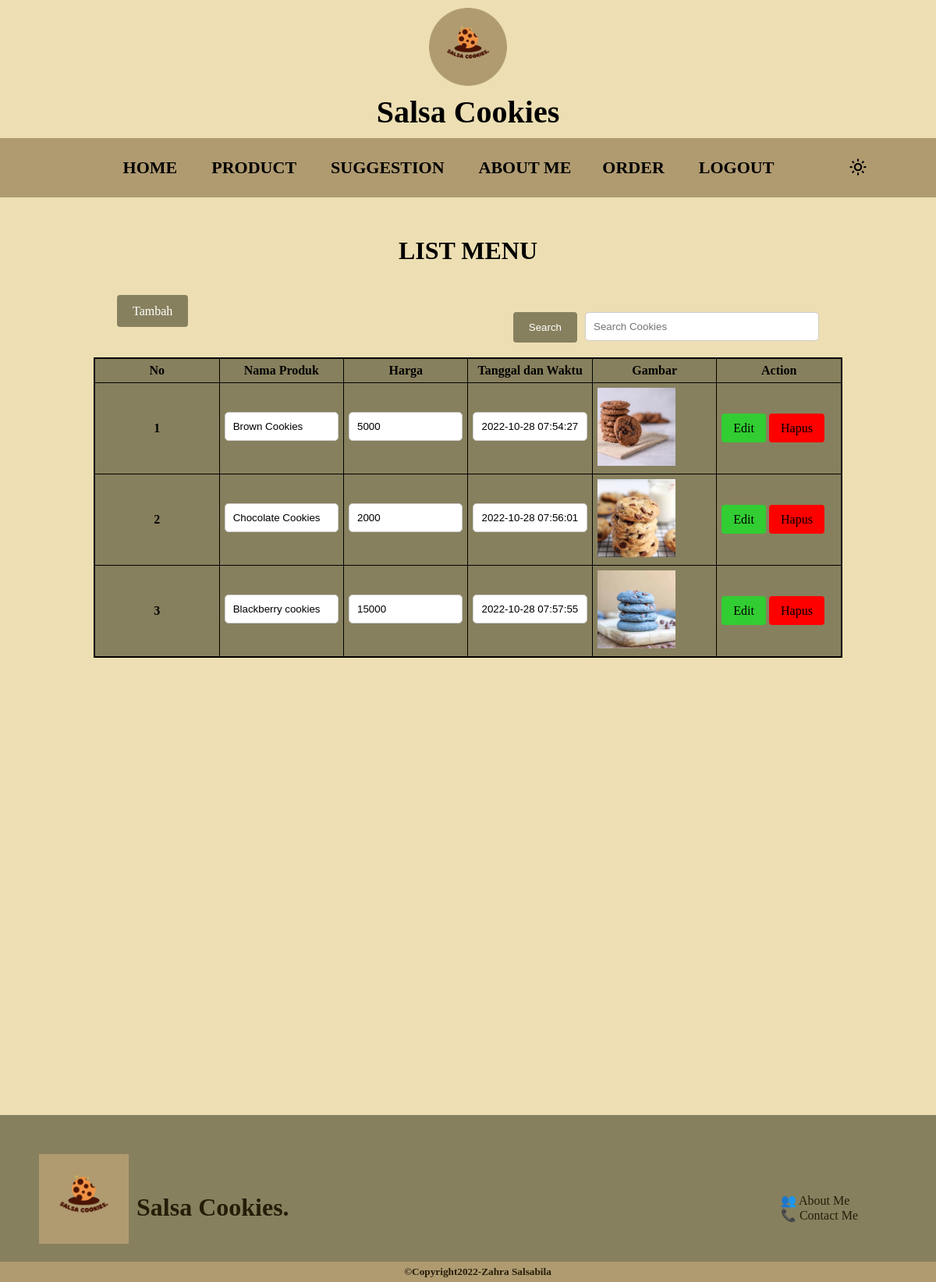
Page /produk/index.php on the committed database.
### tables this page shows
CREATE TABLE `detailproduk` (
  `id` int(11) NOT NULL,
  `namaProduk` varchar(255) DEFAULT NULL,
  `gambar` varchar(255) DEFAULT NULL,
  `harga` int(11) DEFAULT NULL,
  `tanggal` timestamp NOT NULL DEFAULT current_timestamp() ON UPDATE current_timestamp()
);

### produk/index.php (the view, shortened to what this page needs)
<?php
    include "../connector.php";
    ?>
<!DOCTYPE html>
<html lang="en">
<head>
    <link rel="stylesheet" href="../style.css">
    <link rel="stylesheet" href="https://unpkg.com/boxicons@2.1.4/css/boxicons.min.css">
</head>
<body class="body">
    <header>
        <h1> <img src="../Logo Salsa Cookies.png" alt="Logo" width="60" height="60"> <br> Salsa Cookies </h1>
    </header>
    <nav class="navigator">
        <ul>
            <li><a href="../index.php"> HOME </a></li>
            <li><a href="../produk/index.php"> PRODUCT </a></li>
            <li><a href="#"> SUGGESTION </a></li>
            <li><a href="../About Me.html"> ABOUT ME </a><li>
            <li><a href="../index.php#section2"> ORDER </a></li>
            <li><a href="../logout.php"> Logout </a></li>
        </ul>
        <i class='bx bx-sun' id="lightMode"></i>
    </nav>
    <form action="" method="GET">
        <h3 align="center">LIST MENU</h3>
        <div><input type="text" name="keyword" placeholder="Search Cookies" class="search-bar">
        <button type="submit" name="cari">Search</button></div>
        <a href="tambah.php" id="tambah-button"> Tambah</a>
        <table align="center" border="0" class="table">
            <tr>
                <th>No</th>
                <th>Nama Produk</th>
                <th>Harga</th>
                <th>Tanggal dan Waktu</th>
                <th>Gambar</th>
                <th>Action</th>
            </tr>
            <?php
            $no = 1;
    if(isset($_GET['cari'])){
        $keyword = $_GET['keyword'];
        $result = mysqli_query($connect, "SELECT * FROM detailproduk WHERE namaProduk LIKE '%$keyword%'");
    } else{
        $result = mysqli_query($connect, "SELECT * FROM detailproduk");
    }
    while($rowProduk = mysqli_fetch_assoc($result)){
?>
            <tr>
                <th><?= $no++ ?></th>
                <td><input type="text" size="15" readonly value="<?= $rowProduk['namaProduk'] ?>"></td>
                <td><input type="text" size="15" readonly value="<?= $rowProduk['harga'] ?>"></td>
                <td><input type="text" size="15" readonly value="<?= $rowProduk['tanggal'] ?>"></td>
                <td><img width="100px" src="../img/<?=$rowProduk['gambar']?>" alt="<?=$rowProduk['gambar']?>"></td>
                <td><a href="update.php?id=<?= $rowProduk['id']?>" class="edit"> Edit</a> <a href="delete.php?id=<?= $rowProduk['id'] ?>" class="delete"> Hapus </a></td>
            </tr>
                <?php }?>
        </table>
        </form>
    <br>
    <br>
    <footer>
            <div class="footer">
                <img src="../Logo-Salsa Cookies.png" alt="Logo">
                <h3> Salsa Cookies. </h3>
                <ul>
                    <li> <a href="About Me.html"> 👥 About Me </a></li>
                    <li> <a href="#section2"> 📞 Contact Me </a></li>
                </ul>
                <br>
            </div>
    </footer>
    <h5 class="bottom"> ©Copyright2022-Zahra Salsabila </h5>
</body>
</html>

### style.css (style rules this page uses)
* { margin: 0; padding: 0; }
header { text-align: center; justify-content: center; margin:auto; background-color: #EDDFB3; display: block; right: 0px; left: 0; padding: 10px 50px; z-index: 2; font-family: 'Frank Ruhl Libre', serif; font-size: 20px; }
header h1 img { height: 100px; width: 100px; }
.navigator { justify-content: center; background-color: #B09B71; display: flex; position: relative; right: 0; left: 0; z-index: 1; }
.navigator ul { list-style: none; margin: 0 50px; padding: 0; justify-content: center; }
.navigator li { display: inline-block; font-size: 22px; font-family: 'Frank Ruhl Libre', serif; }
.navigator a { text-decoration: none; color: black; display: block; padding: 25px 20px; text-transform: uppercase; font-weight: bold; text-align: center; }
i { font-size: 25px; cursor: pointer; padding-top: 25px; margin-left: 25px; }
body { background-color: #EDDFB3; }
.footer { background-color: #87805E; margin-top: 550px; padding-top: 50px; padding-bottom: 120px; }
footer h3 { padding-left: 10px; padding-top: 50px; float: left; color: rgba(32, 25, 4, 0.959); }
footer ul { float: right; list-style-type: none; text-decoration: none; padding-right: 100px; padding-top: 50px; }
footer a { text-decoration: none; color: rgba(32, 25, 4, 0.959); }
footer img { display: block; margin-left: auto; margin-right: auto; height: 115px; float: left; padding-left: 50px; }
.bottom { background-color: #B09B71; text-align: center; padding: 5px 0px 5px 25px; color: rgba(32, 25, 4, 0.959); }

### produk/index.php (style rules this page uses)
* { margin: 0; padding: 0; }
h3 { padding-top: 50px; font-size: 32px; margin-bottom: 50px; }
#tambah-button { background-color: #87805E; color: white; padding: 12px 20px; border: none; border-radius: 4px; cursor: pointer; margin-left: 150px; text-decoration: none; }
table th { text-align: center; background-color: #87805E; color: black; }
table { border-collapse: collapse; width: 80%; margin-top: 50px; margin-left: auto; margin-right: auto; border: 2px solid black; }
table td, table th { border: 1px solid black; background-color: #87805E; padding: 6px; width: 100px; }
table tr td a { color: white; }
tr td .edit { background-color: #32CD32; color: black; padding: 10px 15px; border: none; border-radius: 4px; cursor: pointer; text-decoration: none; }
tr td .delete { background-color: #FF0000; color: black; padding: 10px 15px; border: none; border-radius: 4px; cursor: pointer; text-decoration: none; }
input[type="text"] { width: 100%; padding: 10px; border: 1px solid #ccc; border-radius: 5px; box-sizing: border-box; margin-top: 10px; margin-bottom: 15px; resize: vertical; }
div input[type="text"] { width: 25%; padding: 10px; border: 1px solid #ccc; border-radius: 5px; box-sizing: border-box; margin-top: 10px; margin-bottom: 15px; resize: vertical; float: right; margin-right: 150px; }
div button[type="submit"] { background-color: #87805E; color: white; margin-top: 10px; margin-right: 10px; padding: 12px 20px; border: none; border-radius: 4px; cursor: pointer; float: right; }

### rows in the picture
detailproduk: namaProduk "Brown Cookies", harga "5000", tanggal "2022-10-28 07:54:27", gambar (picture)
detailproduk: namaProduk "Chocolate Cookies", harga "2000", tanggal "2022-10-28 07:56:01", gambar (picture)
detailproduk: namaProduk "Blackberry cookies", harga "15000", tanggal "2022-10-28 07:57:55", gambar (picture)
